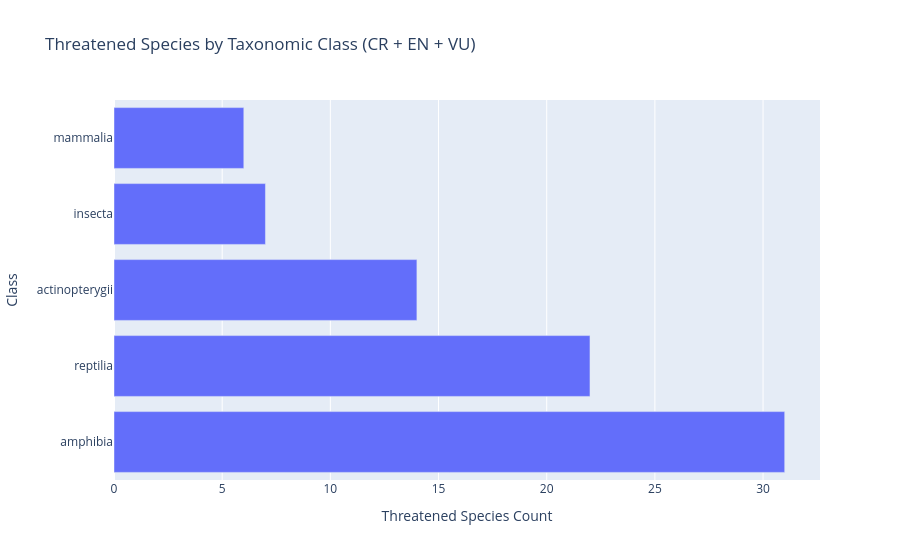

The code cell stored with this chart in its notebook:
### Markdown cell above
## 3. Breakdown by taxonomic group (class)

Which animal groups — mammals, birds, amphibians, etc. — have the most threatened species?

### Code cell
threatened = ['CR', 'EN', 'VU']

df_threatened = df_latest[df_latest['red_list_category_code'].isin(threatened)]

by_class = (
    df_threatened
    .groupby('tax_class')['assessment_id']
    .count()
    .sort_values(ascending=False)
    .reset_index()
)
by_class.columns = ['class', 'threatened_species']

fig2 = px.bar(
    by_class,
    x='threatened_species',
    y='class',
    orientation='h',
    title='Threatened Species by Taxonomic Class (CR + EN + VU)',
    labels={'threatened_species': 'Threatened Species Count', 'class': 'Class'}
)
fig2.show()

### Figure 1 — Plotly figure (JSON) as saved in the notebook; plotly's stock layout.template omitted (floating-point values rounded to 4 significant figures)
{"data": [{"hovertemplate": "Threatened Species Count=%{x}<br>Class=%{y}<extra></extra>", "legendgroup": "", "marker": {"color": "#636efa", "pattern": {"shape": ""}}, "name": "", "orientation": "h", "showlegend": false, "textposition": "auto", "type": "bar", "x": [31, 22, 14, 7, 6], "xaxis": "x", "y": ["amphibia", "reptilia", "actinopterygii", "insecta", "mammalia"], "yaxis": "y"}], "layout": {"barmode": "relative", "legend": {"tracegroupgap": 0}, "title": {"text": "Threatened Species by Taxonomic Class (CR + EN + VU)"}, "xaxis": {"anchor": "y", "domain": [0, 1], "title": {"text": "Threatened Species Count"}}, "yaxis": {"anchor": "x", "domain": [0, 1], "title": {"text": "Class"}}}}
